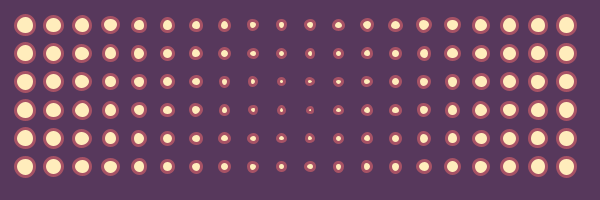
Frame 1 (no input)
Frame 60 (the mouse pressed at the canvas centre just before this capture): identical to frame 1, image omitted
Frame 120 (the mouse held since frame 60 and released just before this capture): identical to frame 1, image omitted

The Processing sketch that drew this single still picture (run headless with seeded random() and noise(); from frame 60 on, the mouse is pressed at the canvas centre):

// Processing sketch: processing_151712
// ── processing_151712.pde

void setup ()
{
  size (600, 200);
  smooth();
}

void draw ()
{
  background (#57385c);
  drawRaster();
}

void drawRaster ()
{
  int rows = 6;
  int columns = 20;
  int myDiameter = 20;

  int margin = 15;      // abstand zum Fensterrand

  int totalSpaceWidth = width - 2*margin;
  int totalSpaceHeight = height - 2*margin;

  float stepsX = float(totalSpaceWidth) / columns;
  float stepsY = float(totalSpaceHeight) / rows;

  float maxDistance = dist(margin, margin, width/2, height/2);

  int i = 0;

  while (i < rows)
  {
    int j = 0;
    while (j < columns)
    {
      float y = margin + myDiameter /2 + i * (stepsY) ;
      float x = margin + myDiameter /2  + j*(stepsX);

      float distance = dist (x, y, width/2, height/2);
      float d = map (distance, 0, maxDistance, 5, myDiameter);

      // rechteck ----------------------------
      fill (#ffedbc);
      stroke (#A75265);
      strokeWeight (3);

      ellipse (x, y, d, d);


      j = j +1;
    }

    i = i + 1;
  }
}
